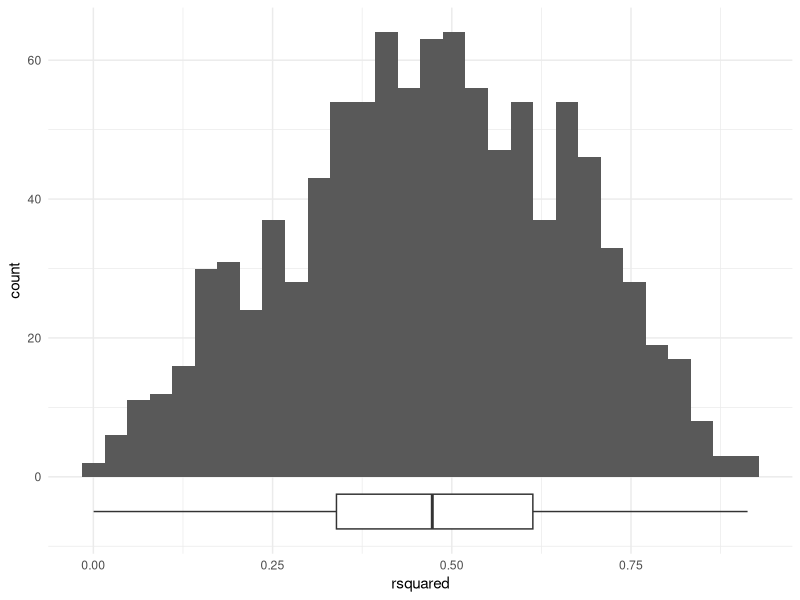

R code for this plot:
## ---- chunk 1
#| warning: false
library(tidyverse)
## ---- chunk 2
ref2021 <- read_csv(here::here("inglis-et-al-2024/REF2021_UnitResults35.csv"), show_col_types = FALSE)
## ---- chunk 3
topic_names <- ref2021 %>% 
  select(matches("^T(\\d+)")) %>% 
  names()

topic_summary <- topic_names %>% 
  enframe() %>%  
  select(-name) %>% 
  separate_wider_delim(value, delim = " - ", names = c("code", "description"))

topic_summary
## ---- chunk 4
ref2021_clean <- ref2021 %>%
  rename_with(.cols = matches("^T(\\d+)"),
              .fn = ~ str_extract(.x, "^(T(\\d+))")) %>%
  select(-starts_with("Log2"))
## ---- chunk 5
ref2021_Log2T3 <- ref2021_clean %>%
  mutate(across(
    matches("^T(\\d+)"),
    .fns = ~ log2(.x / T3),
    .names = "Log2({.col})_Log2(T3)"
  ))
## ---- chunk 6
ref2021_Log2T3_regression_data <- ref2021_Log2T3 %>% 
  select(OutputsGPA, starts_with("Log2")) %>% 
  select(-starts_with("Log2(T3)"))

ref2021_Log2T3_regression <-
  lm(OutputsGPA ~ ., data = ref2021_Log2T3_regression_data)

summary(ref2021_Log2T3_regression)
## ---- chunk 7
ref2021_Log2T3_regression_coefficients <-
  ref2021_Log2T3_regression$coefficients %>% 
  as_tibble(rownames = "predictor") %>% 
  rename(coefficient = value) %>% 
  arrange(-coefficient) %>% 
  mutate(topic = case_when(
    predictor == "(Intercept)" ~ "Intercept",
    .default = str_extract(predictor, "Log2\\((T\\d+)\\)", group = 1)
  )) %>% 
  left_join(topic_summary, by = c("topic" = "code")) %>% 
  mutate(description = if_else(topic == "Intercept", "Intercept", description)) %>% 
  select(topic, description, coefficient)

ref2021_Log2T3_regression_coefficients
## ---- chunk 8
ref2021_Log2T3_regression_coefficients %>% 
  filter(topic != "Intercept") %>% 
  summarise(T3 = -sum(coefficient))
## ---- chunk 9
ref2021_Log2T1 <- ref2021_clean %>%
  mutate(across(
    matches("^T(\\d+)"),
    .fns = ~ log2(.x / T1),
    .names = "Log2({.col})_Log2(T1)"
  ))

ref2021_Log2T1_regression_data <- ref2021_Log2T1 %>% 
  select(OutputsGPA, starts_with("Log2")) %>% 
  select(-starts_with("Log2(T1)"))

ref2021_Log2T1_regression <-
  lm(OutputsGPA ~ ., data = ref2021_Log2T1_regression_data)
## ---- chunk 10
ref2021_Log2T1_regression_coefficients <-
  ref2021_Log2T1_regression$coefficients %>% 
  as_tibble(rownames = "predictor") %>% 
  rename(coefficient = value) %>% 
  arrange(-coefficient) %>% 
  mutate(topic = case_when(
    predictor == "(Intercept)" ~ "Intercept",
    .default = str_extract(predictor, "Log2\\((T\\d+)\\)", group = 1)
  )) %>% 
  left_join(topic_summary, by = c("topic" = "code")) %>% 
  mutate(description = if_else(topic == "Intercept", "Intercept", description)) %>% 
  select(topic, description, coefficient)

ref2021_Log2T1_regression_coefficients

ref2021_Log2T1_regression_coefficients %>% 
  filter(topic != "Intercept") %>% 
  summarise(T1 = -sum(coefficient))
## ---- chunk 11
set.seed(20241028)
all_dat <- ref2021_Log2T3_regression_data %>% 
  mutate(id = row_number())
train_size <- 70

rsquared_values <- c()

for (i in 1:1000) {
  train <- all_dat %>% slice_sample(n = train_size)
  test <- all_dat %>% anti_join(train, by = "id")
  
  regression <-
    lm(OutputsGPA ~ ., data = train %>% select(-id))
  
  predictions <- bind_cols(
    test %>% select(-starts_with("Log2")),
    predict(regression, newdata = test) %>% as_tibble()
  ) %>% 
    rename(predictedGPA = value)
  
  rsquared <- cor(predictions$OutputsGPA, predictions$predictedGPA)^2
  
  rsquared_values <- c(rsquared_values, rsquared)
}

tibble(rsquared = rsquared_values) %>% 
  ggplot(aes(x = rsquared)) +
  geom_histogram(bins = 30) +
  geom_boxplot(width = 5, position = position_nudge(y = -5)) +
  theme_minimal()
